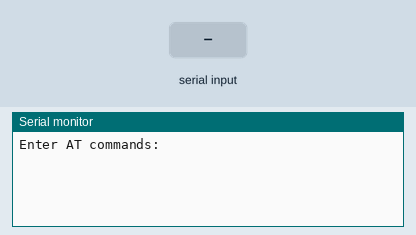
A sketch run on a simulated Arduino Uno, built with avr-gcc and run on an emulated ATmega328P. Shown: the last lines printed to the serial monitor. The test bench sets the inputs (shaded band).

Above: at 1.2 s.
1.3 s: "f\n" received over the second serial link
At 2.5 s:
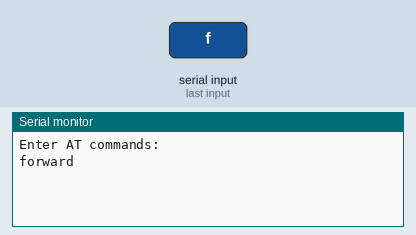
2.8 s: "b\n" received over the second serial link
At 3.6 s:
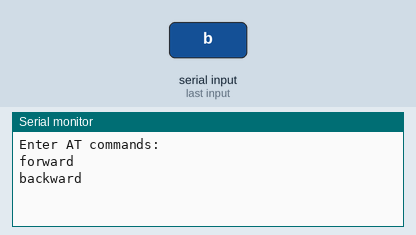
4.3 s: "l\n" received over the second serial link
At 4.7 s:
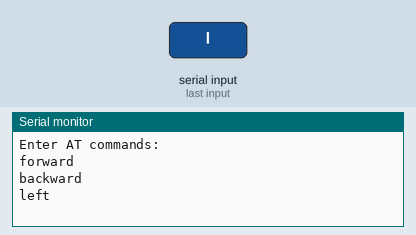
5.8 s: "r\n" received over the second serial link
At 7.0 s:
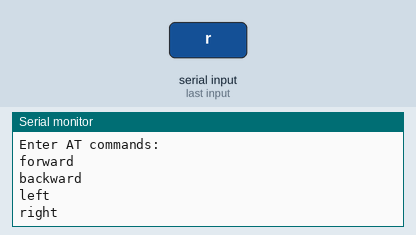
7.3 s: "d\n" received over the second serial link
At 8.2 s:
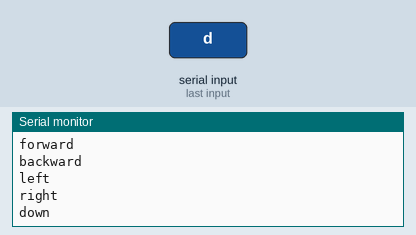
8.8 s: "u\n" received over the second serial link
At 9.4 s:
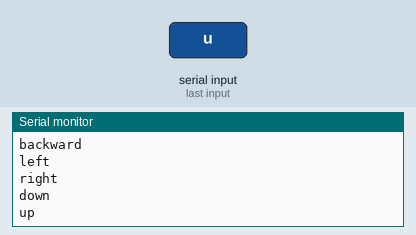

The sketch:

BluetoothForPrinter_self_control.ino
```cpp
#include <SoftwareSerial.h>
SoftwareSerial BTSerial(13, 12); // RX | TX
char ch;
void setup()
{
  Serial.begin(9600);
  Serial.println("Enter AT commands:");
  BTSerial.begin(19200);  // HC-06 current bound rate (default 9600)
}
void loop()
{
  // Keep reading from HC-06 and send to Arduino Serial Monitor
  if (BTSerial.available())
    ch=BTSerial.read();
  // Keep reading from Arduino Serial Monitor and send to HC-06
   if(ch =='f'){             //forward
       Serial.print("forward");
       Serial.print("\n");
    }
    if(ch=='b'){            //backward
      Serial.print("backward");
       Serial.print("\n");
    }
    if(ch=='l'){          //left
      Serial.print("left");
       Serial.print("\n");
    }
    if(ch=='r'){        //right
      Serial.print("right");
       Serial.print("\n");
    }
    if(ch=='d'){      //pen down
      Serial.print("down");
       Serial.print("\n");
    }
    if(ch=='u'){    //pen up
      Serial.print("up");
       Serial.print("\n");
    }
   if(ch =='m'){  //Auto Start
       Serial.print("Auto Start");
       Serial.print("\n");
    }
}
```

Measured:
- after the input at 1.3 s, the serial monitor: prints a new line at once (image 1)
- after the input at 2.8 s, the serial monitor: prints a new line at once (image 2)
- after the input at 4.3 s, the serial monitor: prints a new line at once (image 3)
- after the input at 5.8 s, the serial monitor: prints a new line at once (image 4)
- after the input at 7.3 s, the serial monitor: prints a new line at once (image 5)
- after the input at 8.8 s, the serial monitor: prints a new line at once (image 6)
